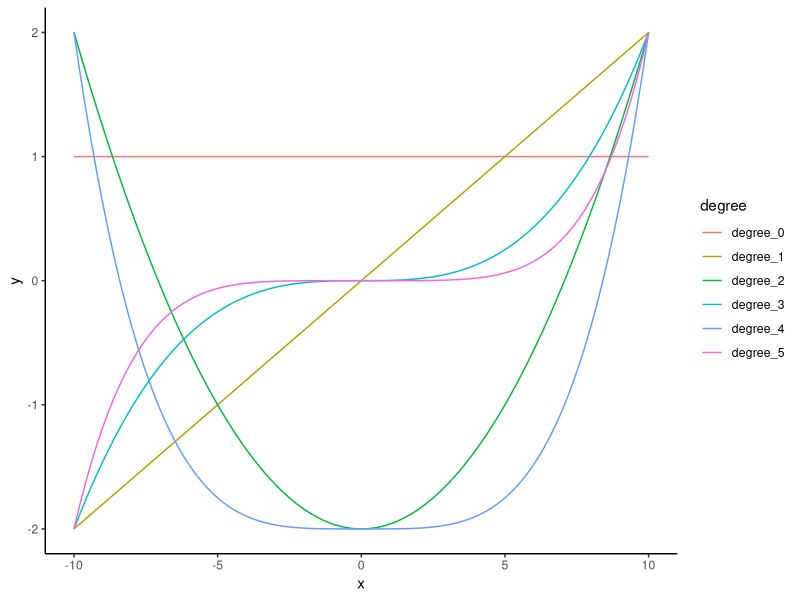
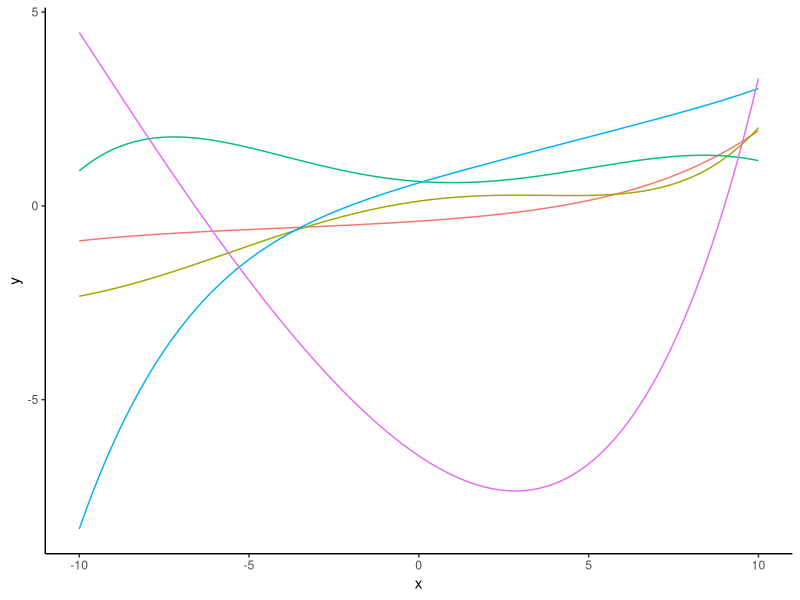
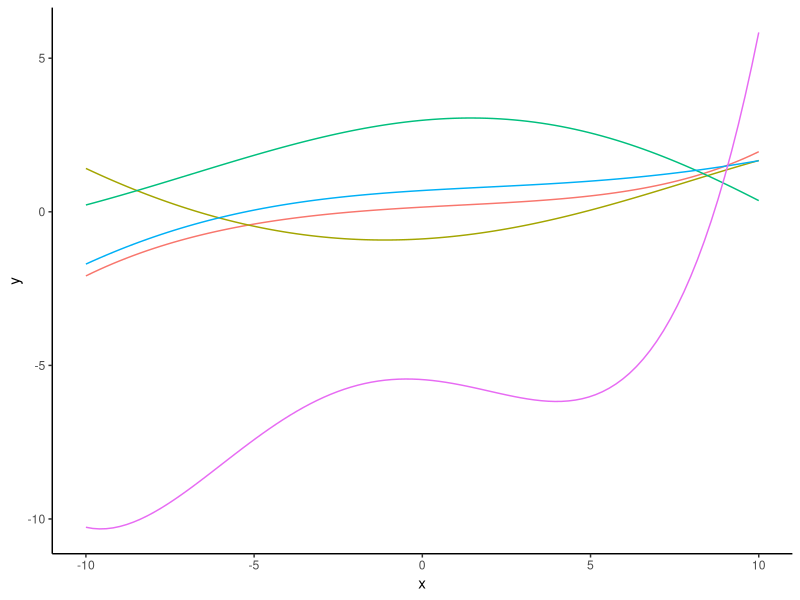
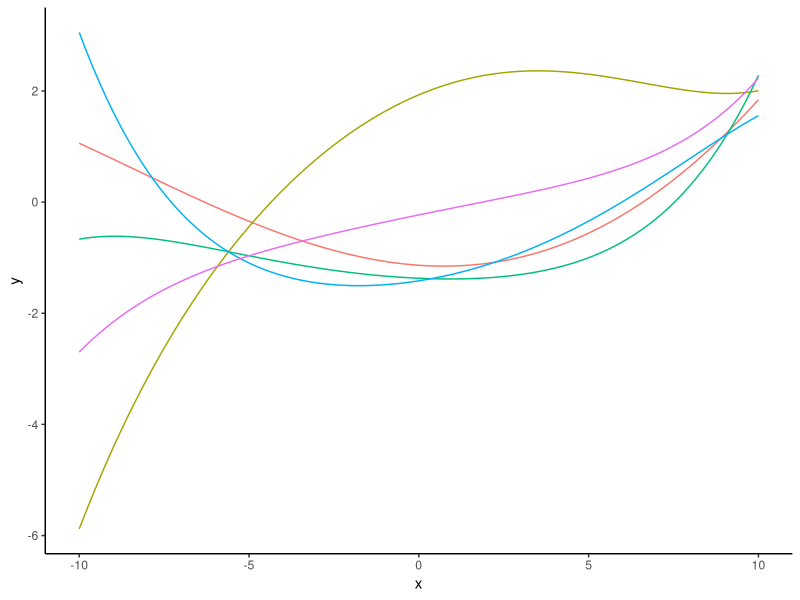
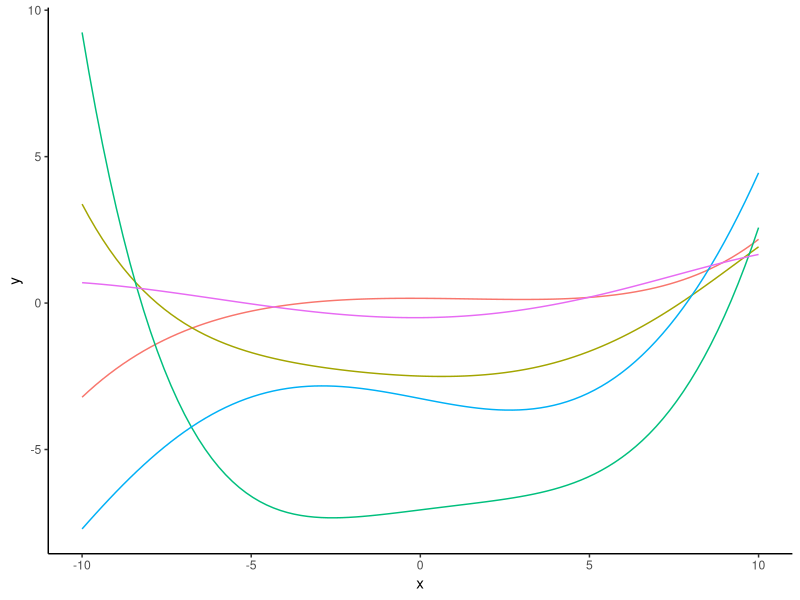
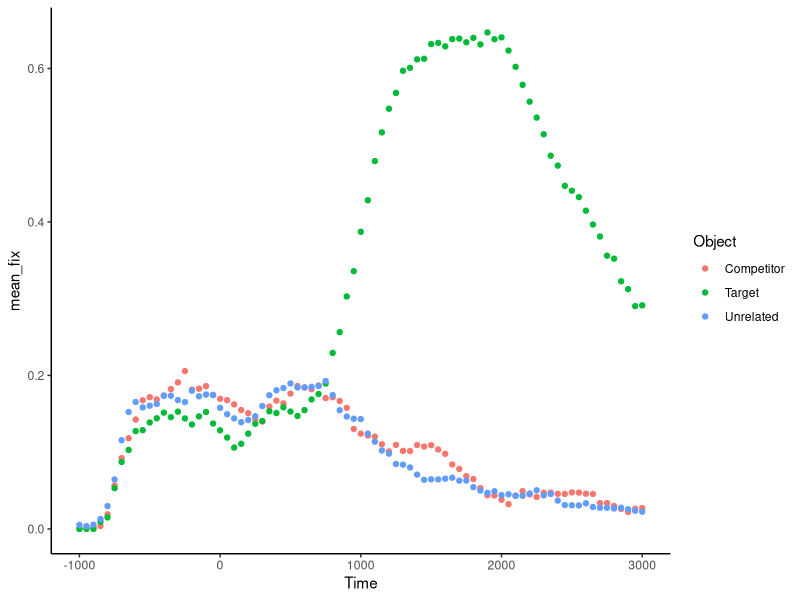

The R script that drew these images, in order:
## ------------------------------------------------------------------------
library(tidyverse)
library(magrittr)
theme_set(theme_classic())


## ------------------------------------------------------------------------
get_polynomial_design_matrix <- function(K=3, xmin=-10, xmax=10, N=100, rescale = T){
  
  # Produce a matrix of x, and x raised to the power of 0 to K
  # If `rescale, the values of the powers of x are scaled to be between -2 and 2
  
  rescale_f <- function(x, new_min=-1, new_max=1){
    
    new_range <- new_max - new_min
    original_range <- max(x) - min(x)
    
    x <- x * new_range/original_range
    x - (min(x) - new_min)
  }
  
  x <- seq(xmin, xmax, length.out = N)
  Df <- map(x, ~.^seq(0, K)) %>%
    do.call(rbind, .) %>% 
    set_colnames(paste0('degree_', seq(0, K))) %>% 
    as_tibble() %>% 
    mutate(x = degree_1) %>% 
    select(x, everything())
  
  if (rescale){
    Df %>% mutate_at(vars(matches('^degree_[^0]$')), 
                     ~rescale_f(., new_min = -2, new_max = 2))
  } else {
    Df
  }
}

rpolynomial <- function(K = 5){
  beta <- rnorm(K + 1)
  beta <- beta/sum(beta)
  get_polynomial_design_matrix(K = K) %>%
    mutate(y = select(., starts_with('degree')) %>% 
             apply(1, function(x) sum(x*beta))
    ) %>% select(x, y) 
}

rpolynomial_examples <- function(i){
  set.seed(i)
  Df <- imap(rerun(5, rpolynomial(K = 5)), 
             ~mutate(., example = .y)) %>% 
    bind_rows() %>% 
    mutate_at(vars(example), as.character)
  
  p <- Df %>% ggplot(mapping = aes(x = x, y = y, colour = example)) + 
    geom_line() +
    theme(legend.position="none")
  
  p
}



## ------------------------------------------------------------------------
get_polynomial_design_matrix(K=5) %>% 
  gather(degree, y, starts_with('degree')) %>% 
  ggplot(mapping = aes(x = x, y = y, colour = degree)) + geom_line()



## ------------------------------------------------------------------------
rpolynomial_examples(110)


## ------------------------------------------------------------------------
rpolynomial_examples(114)


## ------------------------------------------------------------------------
rpolynomial_examples(116)


## ------------------------------------------------------------------------
rpolynomial_examples(117)


## ---- echo=T, eval=F-----------------------------------------------------
## eyefix_df <- read_csv('funct_theme_pts.csv')


## ------------------------------------------------------------------------
eyefix_df <- read_csv('data/funct_theme_pts.csv')

eyefix_df_avg <- eyefix_df %>% 
  group_by(Time, Object) %>% 
  summarize(mean_fix = mean(meanFix)) %>% 
  ungroup()

eyefix_df_avg_targ <- filter(eyefix_df_avg, Object == 'Target')

eyefix_df_avg %>% 
  ggplot(mapping = aes(x = Time, y = mean_fix, colour = Object)) +
  geom_point() 


